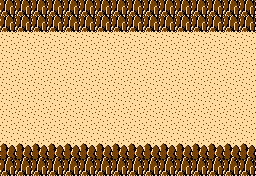

Rendered tile map (Tiled .tmx) drawn with the repository's tilesets; below, a short description and the full map source, tile grids included:
An orthogonal 16x11 tile map with 16x16 px tiles, 1 tile layer (Tile Layer 1).

<map version="1.10" tiledversion="1.10.0" orientation="orthogonal" renderorder="right-down" width="16" height="11" tilewidth="16" tileheight="16" infinite="0" nextlayerid="2" nextobjectid="1">
 <tileset firstgid="1" source="../Tileset1.tsx" />
 <layer id="1" name="Tile Layer 1" width="16" height="11">
  <data encoding="csv">
12,12,12,12,12,12,12,12,12,12,12,12,12,12,12,12,
12,12,12,12,12,12,12,12,12,12,12,12,12,12,12,12,
10,10,10,10,10,10,10,10,10,10,10,10,10,10,10,10,
10,10,10,10,10,10,10,10,10,10,10,10,10,10,10,10,
10,10,10,10,10,10,10,10,10,10,10,10,10,10,10,10,
10,10,10,10,10,10,10,10,10,10,10,10,10,10,10,10,
10,10,10,10,10,10,10,10,10,10,10,10,10,10,10,10,
10,10,10,10,10,10,10,10,10,10,10,10,10,10,10,10,
10,10,10,10,10,10,10,10,10,10,10,10,10,10,10,10,
3,3,3,3,3,3,3,3,3,3,3,3,3,3,3,3,
12,12,12,12,12,12,12,12,12,12,12,12,12,12,12,12
</data>
 </layer>
</map>
